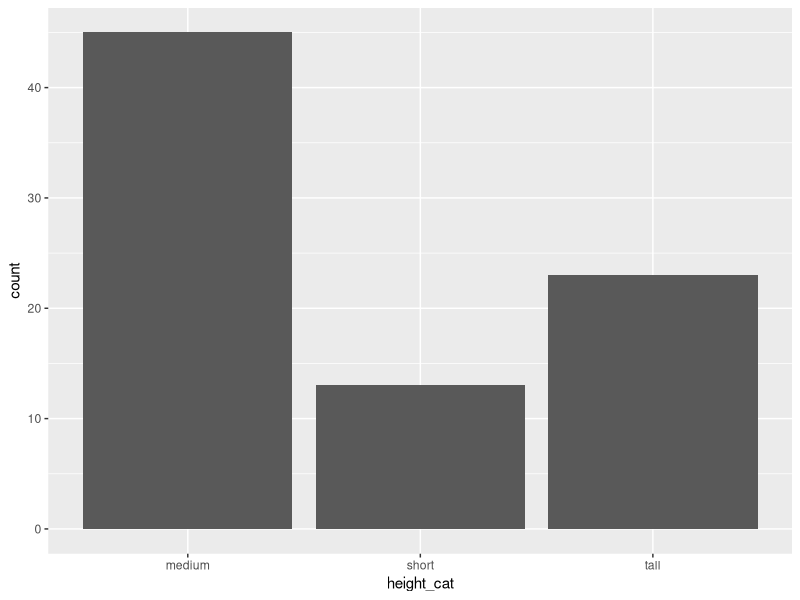
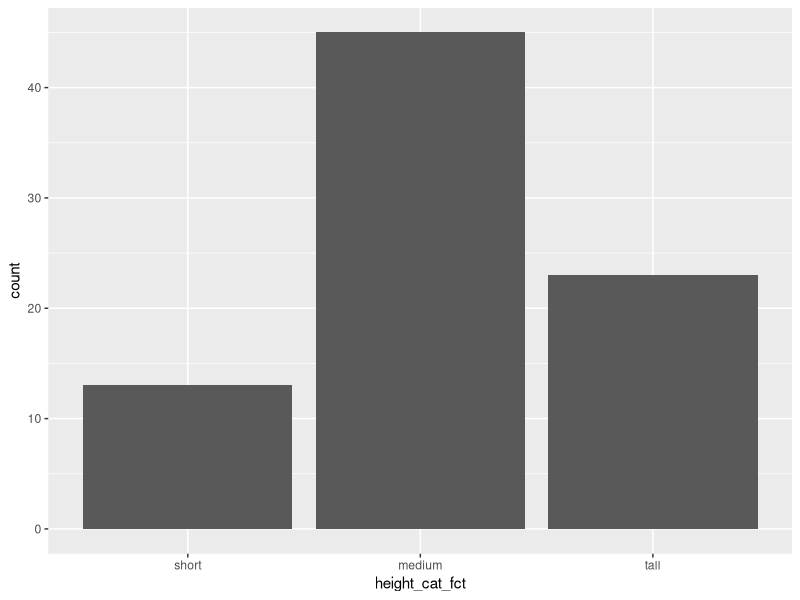

R code for these plots, in order:
## ---- chunk 1

library(dplyr)
library(skimr)
library(ggplot2)

## ---- chunk 2

glimpse(starwars)
starwars

## ---- chunk 3

starwars %>% 
  filter(species == "Human")

starwars %>% 
  filter(species == "Human", homeworld == "Tatooine")

starwars %>% 
  filter(eye_color == "yellow" |  eye_color == "red" | eye_color == "pink")

starwars %>% 
  filter(eye_color %in% c("yellow", "red", "pink"))

starwars %>% 
  filter(homeworld != "Naboo") 

starwars %>% 
  filter(height < 150)

starwars %>% 
  filter(height <= 150)
## ---- chunk 4

starwars %>% 
  arrange(mass)

starwars %>% 
  arrange(desc(mass))

starwars %>% 
  arrange(mass, height) 

## ---- chunk 5

starwars %>% 
  slice(1)

starwars %>% 
  slice(-1)

starwars %>% 
  slice(5:10)

starwars %>% 
  slice_sample(n = 10)

starwars %>%
  slice_max(height, n = 5)

starwars %>% 
  slice_min(mass, n = 3)

## ---- chunk 6

starwars %>% 
  select(name, hair_color, skin_color, eye_color)

starwars %>% 
  select(name, hair_color:eye_color)

starwars %>% 
  select(name, !(hair_color:eye_color))

starwars %>% 
  select(name, ends_with("color"))

## ---- chunk 7

starwars %>% 
  rename(home_world = homeworld) %>% 
  rename(full_name = name)

## ---- chunk 8

starwars %>% 
  relocate(species)

starwars %>% 
  relocate(species, .after = name)

starwars %>% 
  relocate(species, .before = mass)

starwars %>% 
  relocate(gender:species, .after = mass)

## ---- chunk 9

starwars %>% 
  mutate(height_m = height / 100) %>% 
  relocate(height_m, .after = height)

## ---- chunk 10

starwars_height_cat <- starwars %>% 
  mutate(height_cat = case_when(
    height >= 190 ~ "tall",
    height < 190 & height >= 160 ~ "medium",
    height < 160 ~ "short"
  )) %>% 
  relocate(height_cat, .after = height) %>% 
  # only write after showing plot with NAs
  # Introduce concept of removing NAs
  filter(!is.na(height))

# Plot data to highlight the order of bars?

ggplot(data = starwars_height_cat,
       mapping = aes(x = height_cat)) +
  geom_bar()

## ---- chunk 11
# What is with the order?

height_levels <- c("short", "medium", "tall")

starwars_height_cat_fct <- starwars_height_cat %>% 
  mutate(height_cat_fct = factor(height_cat, levels = height_levels)) %>% 
  relocate(height_cat_fct, .after = height_cat)

ggplot(data = starwars_height_cat_fct,
       mapping = aes(x = height_cat_fct)) +
  geom_bar()

## ---- chunk 12

# How does summarise work

starwars %>% 
  summarise()

starwars %>% 
  summarise(height = mean(height))

starwars %>% 
  summarise(height = mean(height, na.rm = TRUE))

starwars %>% 
  summarise(height = mean(height, na.rm = TRUE),
            count = n())

starwars %>% 
  filter(!is.na(height)) %>% 
  summarise(height = mean(height),
            count = n())

# Summarise works well with group_by (frequency tables)

starwars_height_cat %>% 
  group_by(height_cat) %>% 
  summarise(
    count = n()
  )

## Shortcut

starwars_height_cat %>% 
  count(height_cat)

## Factor order

starwars_height_cat_fct %>% 
  count(height_cat_fct)

## Table grouped by two variables

starwars_height_cat_fct %>% 
  #tidyr::drop_na(height_cat_fct, sex) %>% 
  count(height_cat_fct, sex)

starwars %>% 
  #filter(!is.na(sex)) %>% 
  tidyr::drop_na(sex, height) %>% 
  group_by(sex) %>% 
  summarise(count = n(),
            mean_height = mean(height),
            sd_height = sd(height),
            median_height = median(height))

# Working across several columns

starwars %>% 
  tidyr::drop_na(sex, height, mass, birth_year) %>% 
  group_by(sex) %>% 
  summarise(across(c(height, mass, birth_year), mean))

